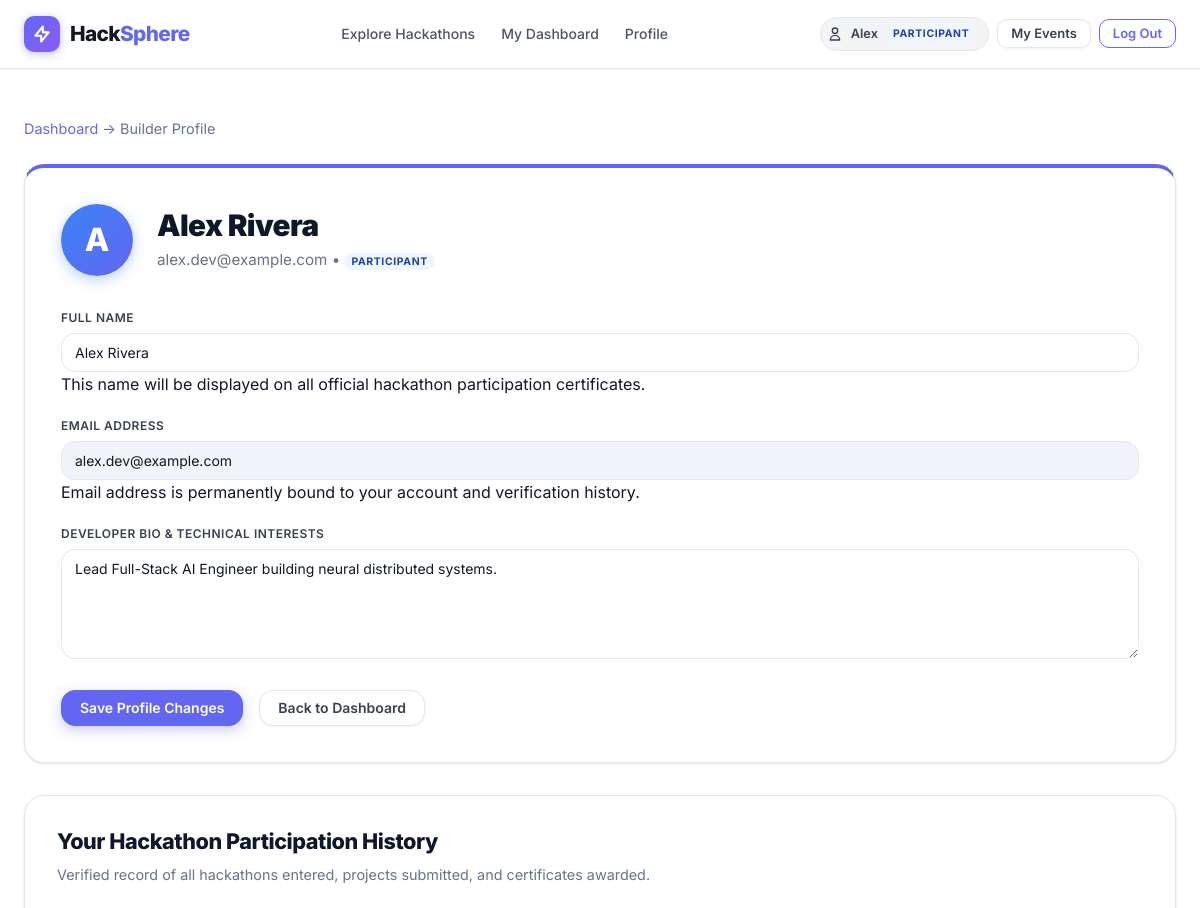
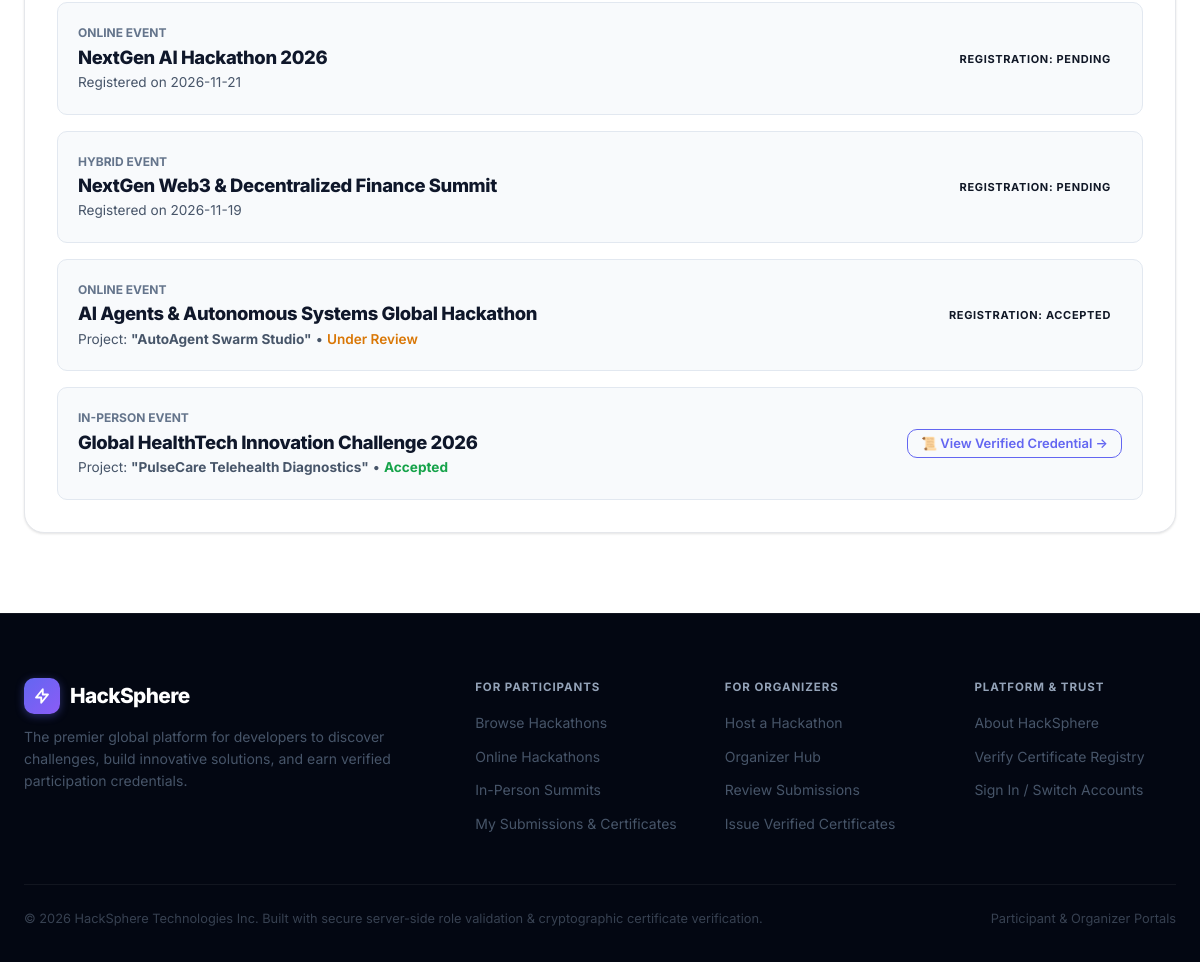
Screenshot of /profile (signed in) with the database file from the repository (2 pictures, top to bottom).
### tables this page shows
CREATE TABLE users (
        id INTEGER PRIMARY KEY AUTOINCREMENT,
        name TEXT NOT NULL,
        email TEXT UNIQUE NOT NULL,
        password_hash TEXT NOT NULL,
        role TEXT NOT NULL DEFAULT 'participant', -- 'participant' or 'organizer'
        bio TEXT,
        avatar_url TEXT,
        created_at TEXT NOT NULL
    , status TEXT NOT NULL DEFAULT 'active');

CREATE TABLE registrations (
        id INTEGER PRIMARY KEY AUTOINCREMENT,
        hackathon_id INTEGER NOT NULL,
        user_id INTEGER NOT NULL,
        user_email TEXT NOT NULL,
        user_name TEXT NOT NULL,
        status TEXT NOT NULL DEFAULT 'registered', -- 'registered', 'checked_in', 'cancelled'
        registered_at TEXT NOT NULL,
        UNIQUE(hackathon_id, user_id),
        FOREIGN KEY (hackathon_id) REFERENCES hackathons (id) ON DELETE CASCADE,
        FOREIGN KEY (user_id) REFERENCES users (id) ON DELETE CASCADE
    );

CREATE TABLE hackathons (
        id INTEGER PRIMARY KEY AUTOINCREMENT,
        organizer_id INTEGER NOT NULL,
        title TEXT NOT NULL,
        tagline TEXT,
        description TEXT NOT NULL,
        theme TEXT NOT NULL,
        format TEXT NOT NULL DEFAULT 'online', -- 'online', 'in-person', 'hybrid'
        location TEXT,
        start_date TEXT NOT NULL,
        end_date TEXT NOT NULL,
        registration_deadline TEXT NOT NULL,
        submission_deadline TEXT NOT NULL,
        team_size_min INTEGER NOT NULL DEFAULT 1,
        team_size_max INTEGER NOT NULL DEFAULT 4,
        eligibility TEXT,
        rules TEXT,
        schedule TEXT,
        judging_criteria TEXT,
        prizes TEXT,
        banner_url TEXT,
        status TEXT NOT NULL DEFAULT 'upcoming', -- 'upcoming', 'ongoing', 'ended'
        created_at TEXT NOT NULL,
        updated_at TEXT NOT NULL,
        FOREIGN KEY (organizer_id) REFERENCES users (id) ON DELETE CASCADE
    );

CREATE TABLE submissions (
        id INTEGER PRIMARY KEY AUTOINCREMENT,
        hackathon_id INTEGER NOT NULL,
        user_id INTEGER NOT NULL,
        project_name TEXT NOT NULL,
        description TEXT NOT NULL,
        team_members TEXT NOT NULL,
        demo_url TEXT NOT NULL,
        repo_url TEXT,
        image_url TEXT,
        file_path TEXT,
        status TEXT NOT NULL DEFAULT 'pending', -- 'pending', 'accepted', 'rejected'
        feedback TEXT,
        submitted_at TEXT NOT NULL,
        reviewed_at TEXT,
        UNIQUE(hackathon_id, user_id),
        FOREIGN KEY (hackathon_id) REFERENCES hackathons (id) ON DELETE CASCADE,
        FOREIGN KEY (user_id) REFERENCES users (id) ON DELETE CASCADE
    );

### app.py (the view, shortened to what this page needs)
@app.route("/participant/profile", methods=["GET", "POST"])
@app.route("/profile", methods=["GET", "POST"])
@login_required
def participant_profile():
    user_id = session["user_id"]
    db = get_db()
    user = db.execute("SELECT * FROM users WHERE id = ?", (user_id,)).fetchone()
    history = db.execute("""
        SELECT r.status as reg_status, r.registered_at, h.title as hackathon_title, h.format,
               s.project_name, s.status as sub_status, c.certificate_code
        FROM registrations r
        JOIN hackathons h ON r.hackathon_id = h.id
        LEFT JOIN submissions s ON s.hackathon_id = h.id AND s.user_id = r.user_id
        LEFT JOIN certificates c ON c.submission_id = s.id
        WHERE r.user_id = ?
        ORDER BY r.registered_at DESC
    """, (user_id,)).fetchall()
    db.close()
    return render_template("participant/profile.html", user=user, history=history)

### templates/participant/profile.html (shortened to what this page needs)
{% extends "base.html" %}
{% block content %}
<div class="container container-narrow" style="padding-top: 3rem; padding-bottom: 5rem;">
  <div style="margin-bottom: 1.5rem; font-size: 0.9rem; color: var(--slate-500);">
    <a href="{{ url_for('participant_dashboard') }}">Dashboard</a> &rarr; <span>Builder Profile</span>
  </div>
  <div class="content-block" style="padding: 2.25rem; margin-bottom: 2rem; border-top: 4px solid var(--primary);">
    <div style="display: flex; gap: 1.5rem; align-items: center; flex-wrap: wrap; margin-bottom: 2rem;">
      <div style="width: 72px; height: 72px; border-radius: 50%; background: linear-gradient(135deg, #3b82f6, #6366f1); color: #fff; font-size: 2rem; font-weight: 800; display: flex; align-items: center; justify-content: center; box-shadow: 0 4px 14px rgba(59, 130, 246, 0.35);">
        {{ user.name[0].upper() }}
      </div>
      <div>
        <h1 style="font-size: 1.85rem; font-weight: 900; color: var(--slate-900); margin: 0 0 0.25rem 0;">
          {{ user.name }}
        </h1>
        <div style="font-size: 0.95rem; color: var(--slate-500);">
          {{ user.email }} &bull; <span class="user-role-tag role-{{ user.role }}">{{ user.role }}</span>
        </div>
      </div>
    </div>
    <form action="{{ url_for('participant_profile') }}" method="POST">
      <div class="form-group">
        <label for="name" class="form-label">Full Name</label>
        <input type="text" id="name" name="name" class="form-control" value="{{ user.name }}" required>
        <div class="form-hint">This name will be displayed on all official hackathon participation certificates.</div>
      </div>
      <div class="form-group">
        <label for="email" class="form-label">Email Address</label>
        <input type="email" id="email" class="form-control" value="{{ user.email }}" disabled style="background: #f1f5f9; cursor: not-allowed;">
        <div class="form-hint">Email address is permanently bound to your account and verification history.</div>
      </div>
      <div class="form-group">
        <label for="bio" class="form-label">Developer Bio &amp; Technical Interests</label>
        <textarea id="bio" name="bio" class="form-control" rows="3" placeholder="Tell organizers about your skills, tech stack, and background...">{{ user.bio or '' }}</textarea>
      </div>
      <div style="display: flex; gap: 1rem; margin-top: 1.5rem;">
        <button type="submit" class="btn btn-primary">Save Profile Changes</button>
        <a href="{{ url_for('participant_dashboard') }}" class="btn btn-secondary">Back to Dashboard</a>
      </div>
    </form>
  </div>
  <div class="content-block" style="padding: 2rem;">
    <h2 style="font-size: 1.35rem; font-weight: 800; color: var(--slate-900); margin-bottom: 0.5rem;">
      Your Hackathon Participation History
    </h2>
    <p style="color: var(--slate-500); font-size: 0.9rem; margin-bottom: 1.5rem;">
      Verified record of all hackathons entered, projects submitted, and certificates awarded.
    </p>
    {% if history %}
      <div style="display: flex; flex-direction: column; gap: 1rem;">
        {% for h in history %}
          <div style="background: #f8fafc; border: 1px solid var(--slate-200); border-radius: var(--radius-md); padding: 1.25rem; display: flex; justify-content: space-between; align-items: center; flex-wrap: wrap; gap: 1rem;">
            <div>
              <div style="font-size: 0.75rem; color: var(--slate-500); font-weight: 700; text-transform: uppercase;">
                {{ h.format }} EVENT
              </div>
              <h3 style="font-size: 1.15rem; font-weight: 800; color: var(--slate-900); margin: 0.2rem 0;">
                {{ h.hackathon_title }}
              </h3>
              <div style="font-size: 0.85rem; color: var(--slate-600);">
                {% if h.project_name %}
                  Project: <strong>"{{ h.project_name }}"</strong>
                  {% if h.sub_status in ('approved', 'accepted') %}
                    &bull; <span style="color: #16a34a; font-weight: 700;">Accepted</span>
                  {% elif h.sub_status == 'rejected' %}
                    &bull; <span style="color: #dc2626; font-weight: 600;">Not Selected</span>
                  {% else %}
                    &bull; <span style="color: #d97706; font-weight: 600;">Under Review</span>
                  {% endif %}
                {% else %}
                  Registered on {{ h.registered_at.split()[0] if h.registered_at else 'Recent' }}
                {% endif %}
              </div>
            </div>
            <div>
              {% if h.certificate_code %}
                <a href="{{ url_for('verify_certificate', certificate_code=h.certificate_code) }}" target="_blank" class="btn btn-sm btn-outline">
                  📜 View Verified Credential &rarr;
                </a>
              {% else %}
                <span class="badge badge-info">Registration: {{ h.reg_status }}</span>
              {% endif %}
            </div>
          </div>
        {% endfor %}
      </div>
    {% else %}
      <div style="text-align: center; padding: 2rem; color: var(--slate-500);">
        <p>No hackathons registered yet. Explore active competitions and start building!</p>
        <a href="{{ url_for('hackathons_list') }}" class="btn btn-sm btn-primary">Browse Hackathons</a>
      </div>
    {% endif %}
  </div>
</div>
{% endblock %}

### templates/base.html (shortened to what this page needs)
<!DOCTYPE html>
<html lang="en">
<head>
  <link rel="stylesheet" href="{{ url_for('static', filename='css/style.css') }}">
</head>
<body>
  <nav class="navbar">
    <div class="nav-container">
      <a href="{{ url_for('index') }}" class="brand">
        <div class="brand-icon">
          <svg width="20" height="20" fill="none" stroke="currentColor" viewBox="0 0 24 24">
            <path stroke-linecap="round" stroke-linejoin="round" stroke-width="2.5" d="M13 10V3L4 14h7v7l9-11h-7z"/>
          </svg>
        </div>
        <span>Hack<span class="accent">Sphere</span></span>
      </a>
      <ul class="nav-links">
        <li><a href="{{ url_for('hackathons_list') }}">Explore Hackathons</a></li>
        {% if current_user %}
          {% if current_user.role == 'admin' %}
            <li><a href="{{ url_for('admin_dashboard') }}" style="color: #8b5cf6; font-weight: 700;">🛡️ Admin Center</a></li>
          {% elif current_user.role == 'organizer' %}
            <li><a href="{{ url_for('organizer_dashboard') }}">Organizer Hub</a></li>
            <li><a href="{{ url_for('hackathon_create') }}" class="btn btn-sm btn-outline">+ Host Hackathon</a></li>
          {% else %}
            <li><a href="{{ url_for('participant_dashboard') }}">My Dashboard</a></li>
            <li><a href="{{ url_for('participant_profile') }}">Profile</a></li>
          {% endif %}
        {% else %}
          <li><a href="{{ url_for('hackathons_list') }}">Browse Events</a></li>
        {% endif %}
      </ul>
      <div class="nav-actions nav-actions-desktop">
        {% if current_user %}
          <div class="user-badge">
            <svg width="16" height="16" fill="none" stroke="currentColor" viewBox="0 0 24 24">
              <path stroke-linecap="round" stroke-linejoin="round" stroke-width="2" d="M16 7a4 4 0 11-8 0 4 4 0 018 0zM12 14a7 7 0 00-7 7h14a7 7 0 00-7-7z"/>
            </svg>
            <span>{{ current_user.name.split()[0] }}</span>
            <span class="user-role-tag role-{{ current_user.role }}">{{ current_user.role }}</span>
          </div>
          {% if current_user.role == 'admin' %}
            <a href="{{ url_for('admin_dashboard') }}" class="btn btn-sm btn-secondary" style="border-color: #8b5cf6; color: #6d28d9;">Admin Console</a>
          {% elif current_user.role == 'organizer' %}
            <a href="{{ url_for('organizer_dashboard') }}" class="btn btn-sm btn-secondary">Dashboard</a>
          {% else %}
            <a href="{{ url_for('participant_dashboard') }}" class="btn btn-sm btn-secondary">My Events</a>
          {% endif %}
          <a href="{{ url_for('auth_logout') }}" class="btn btn-sm btn-outline">Log Out</a>
        {% else %}
          <a href="{{ url_for('auth_login') }}" class="btn btn-sm btn-secondary">Log In</a>
          <a href="{{ url_for('auth_signup') }}" class="btn btn-sm btn-primary">Sign Up</a>
        {% endif %}
      </div>
    </div>
  </nav>
  <main>
    {% block content %}{% endblock %}
  </main>
  <footer class="footer">
    <div class="container">
      <div class="footer-grid">
        <div class="footer-brand">
          <div class="brand">
            <div class="brand-icon">
              <svg width="18" height="18" fill="none" stroke="currentColor" viewBox="0 0 24 24">
                <path stroke-linecap="round" stroke-linejoin="round" stroke-width="2.5" d="M13 10V3L4 14h7v7l9-11h-7z"/>
              </svg>
            </div>
            <span>HackSphere</span>
          </div>
          <p>The premier global platform for developers to discover challenges, build innovative solutions, and earn verified participation credentials.</p>
        </div>
        <div>
          <div class="footer-title">For Participants</div>
          <ul class="footer-links">
            <li><a href="{{ url_for('hackathons_list') }}">Browse Hackathons</a></li>
            <li><a href="{{ url_for('hackathons_list', format='online') }}">Online Hackathons</a></li>
            <li><a href="{{ url_for('hackathons_list', format='in-person') }}">In-Person Summits</a></li>
            <li><a href="{{ url_for('participant_dashboard') }}">My Submissions & Certificates</a></li>
          </ul>
        </div>
        <div>
          <div class="footer-title">For Organizers</div>
          <ul class="footer-links">
            <li><a href="{{ url_for('hackathon_create') }}">Host a Hackathon</a></li>
            <li><a href="{{ url_for('organizer_dashboard') }}">Organizer Hub</a></li>
            <li><a href="{{ url_for('organizer_dashboard') }}">Review Submissions</a></li>
            <li><a href="{{ url_for('organizer_dashboard') }}">Issue Verified Certificates</a></li>
          </ul>
        </div>
        <div>
          <div class="footer-title">Platform & Trust</div>
          <ul class="footer-links">
            <li><a href="{{ url_for('index') }}">About HackSphere</a></li>
            <li><a href="{{ url_for('verify_certificate', certificate_code='HS-2026-HC98B2') }}">Verify Certificate Registry</a></li>
            <li><a href="{{ url_for('auth_login') }}">Sign In / Switch Accounts</a></li>
          </ul>
        </div>
      </div>
      <div class="footer-bottom">
        <div>&copy; 2026 HackSphere Technologies Inc. Built with secure server-side role validation & cryptographic certificate verification.</div>
        <div style="display:flex; gap: 1rem;">
          <span>Participant &amp; Organizer Portals</span>
        </div>
      </div>
    </div>
  </footer>
</body>
</html>

### rows the page displays
users: name "Alex", role "PARTICIPANT", name "A", name "Alex Rivera", email "alex.dev@example.com", bio "Lead Full-Stack AI Engineer building neural distributed systems."
registrations: format "ONLINE", hackathon_title "NextGen AI Hackathon 2026", registered_at "2026-11-21", reg_status "PENDING"
registrations: format "HYBRID", hackathon_title "NextGen Web3 & Decentralized Finance Summit", registered_at "2026-11-19", reg_status "PENDING"
registrations: format "ONLINE", hackathon_title "AI Agents & Autonomous Systems Global Hackathon", project_name "AutoAgent Swarm Studio", shows "Under Review", reg_status "ACCEPTED"
registrations: format "IN-PERSON", hackathon_title "Global HealthTech Innovation Challenge 2026", project_name "PulseCare Telehealth Diagnostics", shows "Accepted"
